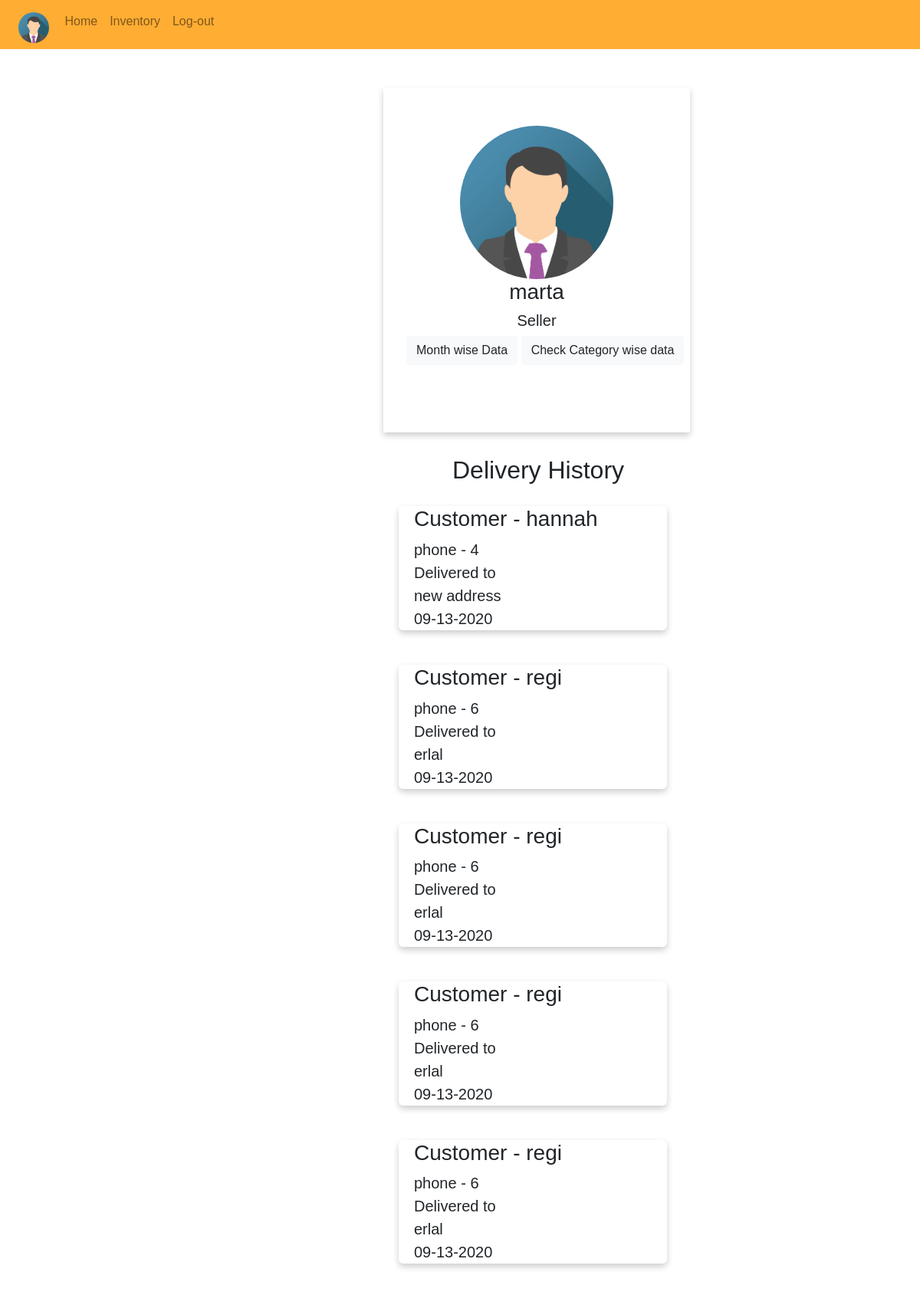
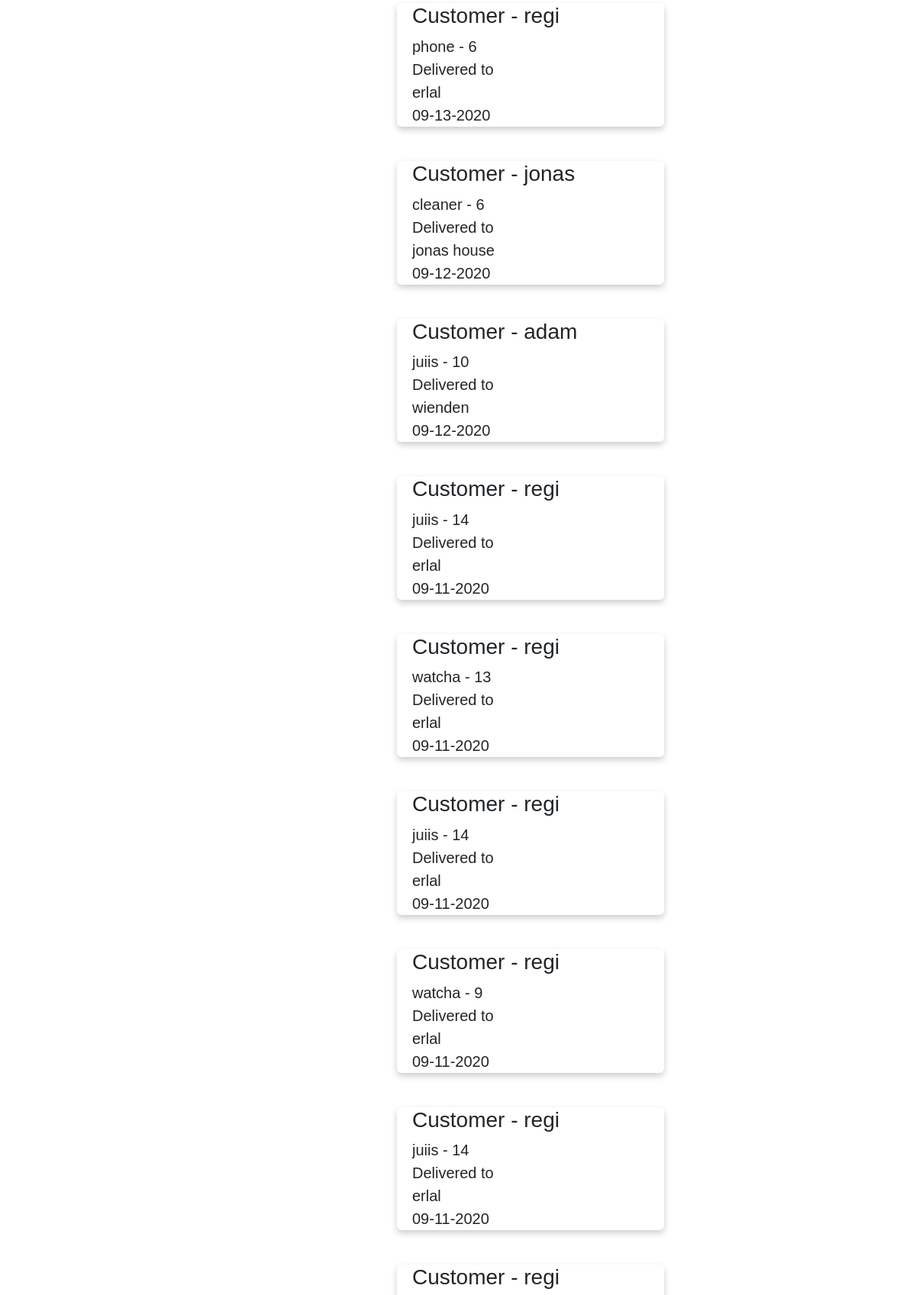
The app's page /seller_profile.php (signed in, upper part) with its own data (2 pictures, top to bottom).
### tables this page shows
CREATE TABLE `userinfo` (
  `U_ID` int(11) NOT NULL,
  `Name` varchar(255) NOT NULL,
  `Email` varchar(300) NOT NULL,
  `PASSWORD` varchar(255) NOT NULL,
  `profilepic` varchar(255) NOT NULL DEFAULT 'images/img_avatar.png',
  `Address` mediumtext,
  `Type` int(11) NOT NULL
);

CREATE TABLE `orders` (
  `O_ID` varchar(255) NOT NULL,
  `P_ID` varchar(255) NOT NULL,
  `Quantities` varchar(255) NOT NULL,
  `U_ID` int(11) NOT NULL,
  `Amount` int(100) NOT NULL,
  `Time` varchar(50) NOT NULL,
  `Recieved` int(11) NOT NULL
);

CREATE TABLE `inventory` (
  `P_ID` varchar(300) NOT NULL,
  `Name` varchar(300) NOT NULL,
  `Description` varchar(300) NOT NULL,
  `Quantity` int(11) NOT NULL,
  `Price` int(11) NOT NULL,
  `Category` varchar(300) NOT NULL,
  `Sold_By` int(11) NOT NULL,
  `Product_pic` varchar(300) NOT NULL,
  `Offers` tinytext NOT NULL
);

### db.php (called while the page is built, shortened)
<?php
function give($query)
{
$conn= mysqli_connect("localhost","chandler","chandler","Shopping");
 $res=mysqli_query($conn,$query);
 $list=mysqli_fetch_all($res, MYSQLI_ASSOC);
 return $list;
}
function give_product($id)
{
	$conn= mysqli_connect("localhost","chandler","chandler","Shopping");
 	$q1="SELECT * FROM inventory WHERE P_ID='$id'";
	$res=mysqli_query($conn,$q1);
 	$prod=mysqli_fetch_array($res, MYSQLI_ASSOC);
 return $prod;
}
function get_user($U_id)
{
	$conn= mysqli_connect("localhost","chandler","chandler","Shopping");
 	$q1="SELECT * FROM Userinfo WHERE U_ID='$U_id'";
	$res_user=mysqli_query($conn,$q1);
 	$user=mysqli_fetch_array($res_user, MYSQLI_ASSOC);
 return $user;
}
?>

### seller_profile.php (the view, shortened to what this page needs)
<?php
require 'db.php';
$LoggedUID= $_SESSION["LoggedUID"];
$profile =get_user($LoggedUID);
$profile_pic_url=$profile["profilepic"];
?>
<!DOCTYPE html>
<html>
<head>
	<link rel="stylesheet" href="https://stackpath.bootstrapcdn.com/bootstrap/4.5.0/css/bootstrap.min.css">
</head>
<body>
	<nav class="navbar navbar-expand-lg navbar-light " style="background-color: #ffad33">
    <div class="collapse navbar-collapse" id="navbarNavDropdown">
      <ul class="navbar-nav">
       <li class="nav-item">
        <a class="nav-link" href="seller_profile.php"> <img src="<?php echo $profile_pic_url ?>" class="profilepic"></a>
      </li>
      <li class="nav-item">
        <a class="nav-link" href="seller_home.php">Home <span class="sr-only">(current)</span></a>
      </li>
      <li class="nav-item">
        <a class="nav-link" href="inventory.php">Inventory</a>
      </li>
      <li class="nav-item">
        <a class="nav-link" href="index.php">Log-out</a>
      </li>
    </ul>
  </div>
</nav>
<div class="box">
  <img src="<?php echo $profile_pic_url; ?>" class="profilepic2">
  <h3 align="center"><?php echo $profile["Name"]; ?> </h3>
  <h5 align="center">Seller</h5>
  <div class="content">
   <button type="button" class="btn btn-light" data-toggle="modal" data-target="#month_modal" id="b_btn">
    Month wise Data
  </button>
  <button type="button" class="btn btn-light" data-toggle="modal" data-target="#cat_modal" id="b_btn">
    Check Category wise data
  </button>
</div>
</div>
<h2 id="txt">Delivery History</h2>
<?php
$q_orders="SELECT * FROM orders ORDER BY Time DESC";
$orders=give($q_orders);
$months= array();
foreach ($orders as $order) {
  $order_from=$order["U_ID"];
  $order_user=get_user($order_from);
  $product_id=$order["P_ID"];
  $prod_detail=give_product($product_id);
  if($prod_detail["Sold_By"]="$LoggedUID")
  {
    array_push($months, $order["Time"]);
    ?>
    <div class="boxy">
      <?php
      echo "<h3>Customer - " . $order_user["Name"]."</h3>";
      echo $prod_detail["Name"]."      -     ".$order["Quantities"];
      echo nl2br("\n");
      echo nl2br("Delivered to \n".$order_user["Address"]);
      echo nl2br("\n".$order["Time"]);
      ?>
    </div>
    <?php
  }
} ?>
</body>
</html>

### seller_profile.php (style rules this page uses)
body { font-family: Calibri, sans-serif; }
.profilepic { width :40px; height:40px; border-radius: 50%; float: left; }
.profilepic2 { width :200px; height:200px; border-radius: 50%; margin-left: 100px; margin-top: 50px; }
.box { box-shadow: 0 4px 8px 0 rgba(0,0,0,0.2); height:450px; width:400px; margin-top: 50px; margin-left: 500px; }
.content { margin-left: 30px; }
.boxy { height:auto; width:350px; border-radius: 6px; box-shadow: 0 4px 8px 0 rgba(0,0,0,0.2); margin-bottom: 25px; margin-left: 520px; margin-top: 20px; float: left; padding-left: 20px; font-size: 20px; }
#txt { margin-left: 590px; margin-top: 30px; }

### records on screen
userinfo: profilepic (picture), Name "marta"
orders: U_ID.Name "hannah", P_ID.Name "phone", Quantities "4", U_ID.Address "Delivered to new address", Time "09-13-2020"
orders: U_ID.Name "regi", P_ID.Name "phone", Quantities "6", U_ID.Address "Delivered to erlal", Time "09-13-2020"
orders: U_ID.Name "regi", P_ID.Name "phone", Quantities "6", U_ID.Address "Delivered to erlal", Time "09-13-2020"
orders: U_ID.Name "regi", P_ID.Name "phone", Quantities "6", U_ID.Address "Delivered to erlal", Time "09-13-2020"
orders: U_ID.Name "regi", P_ID.Name "phone", Quantities "6", U_ID.Address "Delivered to erlal", Time "09-13-2020"
orders: U_ID.Name "regi", P_ID.Name "phone", Quantities "6", U_ID.Address "Delivered to erlal", Time "09-13-2020"
orders: U_ID.Name "jonas", P_ID.Name "cleaner", Quantities "6", U_ID.Address "Delivered to jonas house", Time "09-12-2020"
orders: U_ID.Name "adam", P_ID.Name "juiis", Quantities "10", U_ID.Address "Delivered to wienden", Time "09-12-2020"
orders: U_ID.Name "regi", P_ID.Name "juiis", Quantities "14", U_ID.Address "Delivered to erlal", Time "09-11-2020"
orders: U_ID.Name "regi", P_ID.Name "watcha", Quantities "13", U_ID.Address "Delivered to erlal", Time "09-11-2020"
orders: U_ID.Name "regi", P_ID.Name "juiis", Quantities "14", U_ID.Address "Delivered to erlal", Time "09-11-2020"
orders: U_ID.Name "regi", P_ID.Name "watcha", Quantities "9", U_ID.Address "Delivered to erlal", Time "09-11-2020"
orders: U_ID.Name "regi", P_ID.Name "juiis", Quantities "14", U_ID.Address "Delivered to erlal", Time "09-11-2020"
orders: U_ID.Name "regi"
